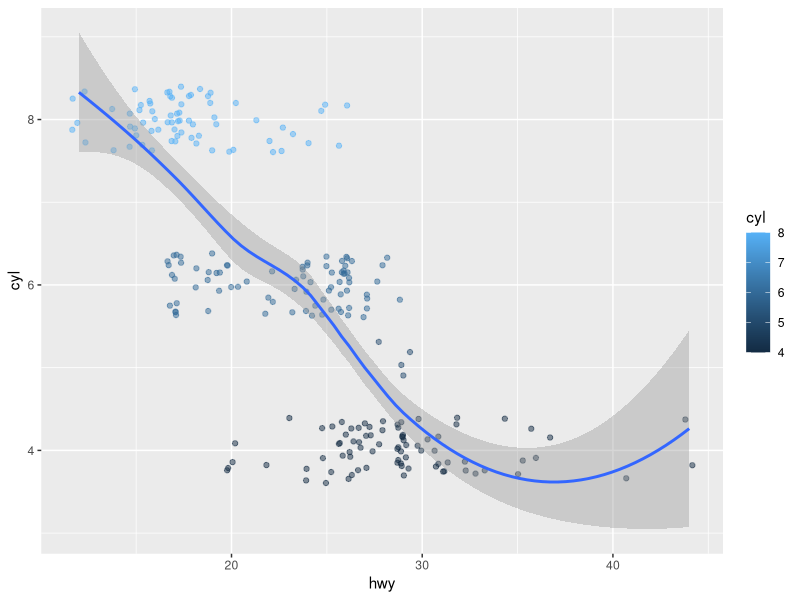

Write the R code that produced this figure.
## ---- chunk 1
5+7
install.packages("ggplot2")
library(ggplot2)
ggplot(mpg, aes(x=hwy, y=cyl, color=cyl)) + geom_point(position="jitter", alpha=.5) + geom_smooth()
